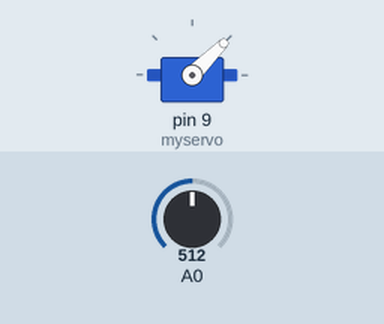
Simulated run of this sketch. Board: Arduino Uno, built with avr-gcc and run on an emulated ATmega328P. Shown: servo. The inputs (shaded band) are chosen by the test bench; at power-on: A0 = 512.

Above: at 2.3 s.
2.4 s: A0 set to 264
3.9 s: A0 set to 235
At 4.8 s:
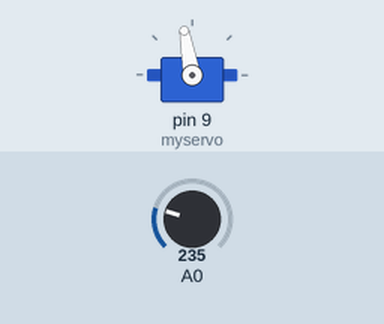
5.5 s: A0 set to 260
At 5.9 s:
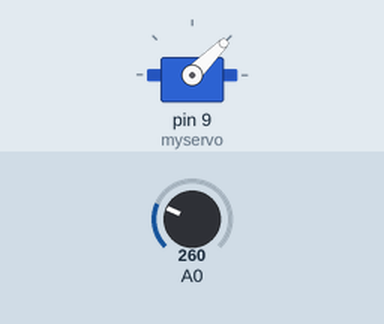
7.0 s: A0 set to 240
At 8.3 s:
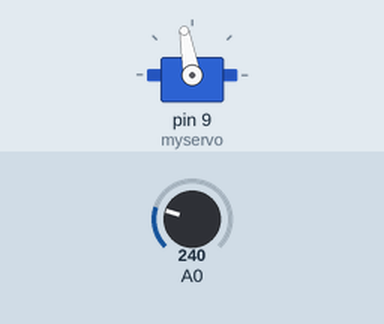
Timing chart, 0 to 9.5 s (numbered marks = the images above; inputs shaded):
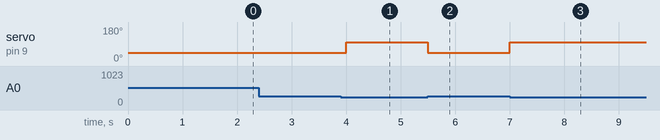

Measured:
- the behaviour switches between 251 and 250 on A0 (found by bisection; images 0 and 1)
- after the input at 2.4 s, every drawn part: stays the same
- after the input at 3.9 s, servo on pin 9 (myservo): 45° → 100° after 0.10 s
- after the input at 5.5 s, servo on pin 9 (myservo): 100° → 45° at once
- after the input at 7.0 s, servo on pin 9 (myservo): 45° → 100° at once

The sketch:

CrowsTrap_1.ino
```cpp
#include <Servo.h>
Servo myservo;

int SERVO_VAL_ON;       // 糸を緩める（リールのロックを外す）
int SERVO_VAL_OFF;      // 糸を固定（リールをロック状態（初期値））
int CNV_IR_TO_DISTANCE; // 赤外線センサー値を距離に変換する定数
int ang_temp;
int ir_val;             // 赤外線センサーの読み取り値
int distance;           // 距離に変換後の値

void setup() {
//  Serial.begin(9600);
  while (!Serial) {}
  SERVO_VAL_ON = 45;
  SERVO_VAL_OFF = 100;
  CNV_IR_TO_DISTANCE = 12288;
  myservo.attach(9); //デジタル9番ピンをサーボの角度命令出力ピンとして設定
}

void loop() {
  ir_val = analogRead(A0);
  distance = ir_val;

  distance = 12288/distance;

  if(ir_val > 250) {
      servo_cnt(SERVO_VAL_ON);
  } else {
      servo_cnt(SERVO_VAL_OFF);
  }

//  Serial.print(ir_val);
//  Serial.print(" ");
//  Serial.println(distance);

  delay(500);
}

int servo_cnt( int ang ){

  // 同じ値が設定されていたら何もしない
  if( ang != ang_temp ){
    ang_temp = ang;
    if( myservo.attached() == false )
      myservo.attach(9); //デジタル9番ピンをサーボの角度命令出力ピンとして設定
    myservo.write(ang); //サーボを動かす
//    Serial.println(ang);
    delay(1000);
    myservo.detach();
  }

}
```
